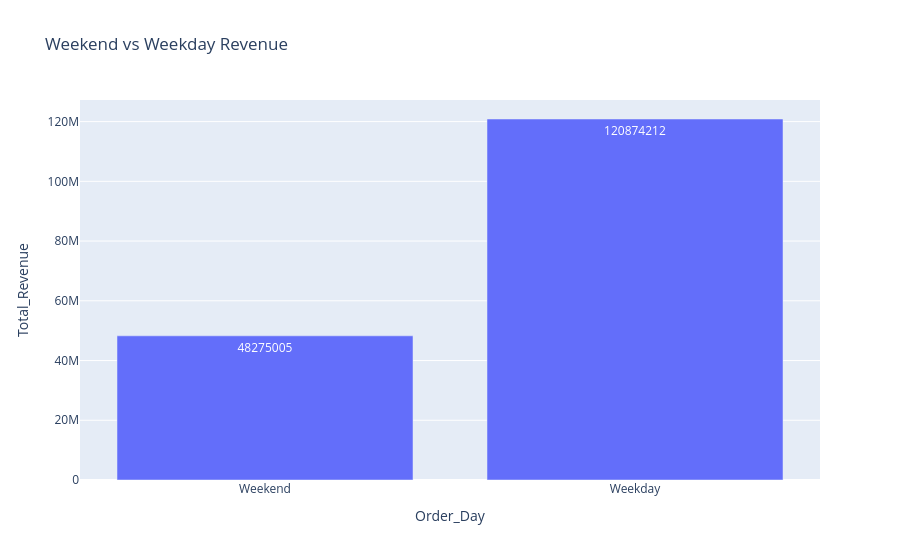

The code cell stored with this chart in its notebook:
### Code cell
# Bar Plot

fig = px.bar(
    revenue_df,
    x="Order_Day",
    y="Total_Revenue",
    title="Weekend vs Weekday Revenue",
    text="Total_Revenue"
)

fig.show()

### Figure 1 — Plotly figure (JSON) as saved in the notebook; plotly's stock layout.template omitted (floating-point values rounded to 4 significant figures)
{"data": [{"hovertemplate": "Order_Day=%{x}<br>Total_Revenue=%{text}<extra></extra>", "legendgroup": "", "marker": {"color": "#636efa", "pattern": {"shape": ""}}, "name": "", "orientation": "v", "showlegend": false, "text": [48275005, 120874212], "textposition": "auto", "type": "bar", "x": ["Weekend", "Weekday"], "xaxis": "x", "y": [48275005, 120874212], "yaxis": "y"}], "layout": {"barmode": "relative", "legend": {"tracegroupgap": 0}, "title": {"text": "Weekend vs Weekday Revenue"}, "xaxis": {"anchor": "y", "domain": [0, 1], "title": {"text": "Order_Day"}}, "yaxis": {"anchor": "x", "domain": [0, 1], "title": {"text": "Total_Revenue"}}}}
